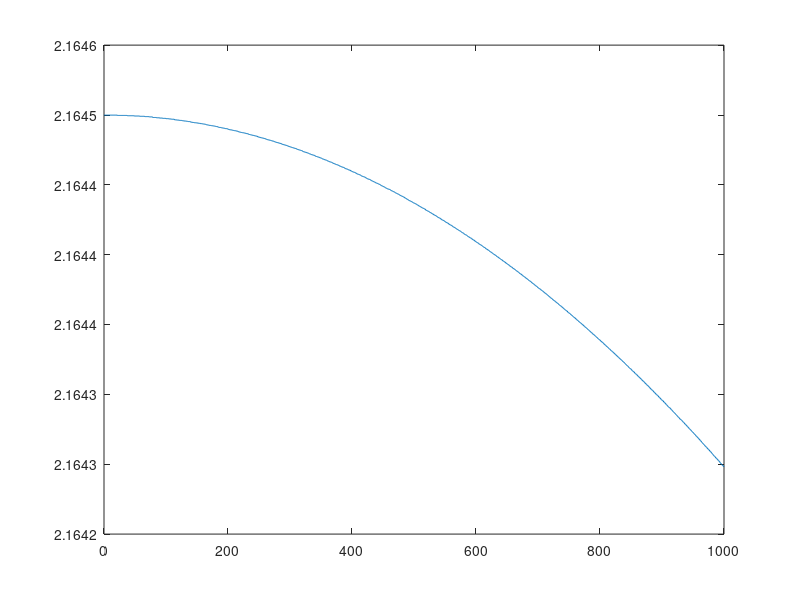

Write the MATLAB code that produced this figure. (Note: this script raises an error after producing the figure.)
% clc;
% close all;
tau_0=0;
computingInstant=1;
paths=4;
% BETA=rand(1,paths);
% TAUJ=(rand(1,paths)*2-1);
rxsignal=[];
BETA=[0.2691 0.4228 0.5479 0.9247];
TAUJ=[0.0042 0.0098 0.0030 0.0070];
z=1;
t1=1;

df = 1/1000;
freqRange = 0:df:1;
transferFunction=zeros(length(freqRange), 1);

i = 1;
for f=freqRange
    temp1=0;
    for p=1:1:paths
        temp1=temp1+BETA(p)*exp(-1i*2*pi*f*tau_0)*exp(-1i*2*pi*f*TAUJ(p)*computingInstant);
    end
    transferFunction(i) = temp1;
    i = i + 1;
end

figure;
plot(freqRange*1000,abs(transferFunction));
title(sprintf('Time Varying Transfer Function at the time instan t=%dus', t0))








%% backup

clc
clear all
close all

Tau0 =0;
f=1;
nop =4;
% BETA = rand(1,nop);
Tauj = [0.62 1.84 0.86 0.37];
BETA = [0.23 0.17 0.23 0.44];
rxsignal =[];
tvtf = [];
t = 0:(1/100):99.99;
txsignal = cos(2*pi*f*t);
z=1;
for t =0:(1/100):99.99
    temp =0;
    temp1 =0;
    for p=1:1:nop
        temp = temp+BETA(p)*exp(2*pi*f*t)*exp(-1i*2*pi*f*Tau0)*exp(-1i*2*pi*f*Tauj(p)*t);
        temp1 = temp1+BETA(p)*exp(-1i*2*pi*f*Tau0)*exp(-1i*2*pi*f*Tauj(p)*t);
    end
    rxsignal = [rxsignal temp];
    tvtf = [tvtf temp1];
  
end

figure(1)
subplot(2,2,1)
plot(txsignal)
axis([1 1000 -2 2]);
title('Transmitted signal');

subplot(2,2,2)
fre = (0:1:length(rxsignal)-1)/100;
plot(real(rxsignal),'r')
axis([1 1000 -2 2]);
title('Real part of received signal');

subplot(2,2,3)
plot(fre, abs(fft(txsignal)));
axis([0 2 0 1000]);
title('Spectrum of transfer signal');

subplot(2,2,4)
plot(fre, abs(fft(real(rxsignal))));
title('real part of corresponding spectrum of transmitted signal');

figure(2)
subplot(2,1,1)
plot(abs(tvtf));
axis([0 1000 0 2]);
title('Time varying transfer function value magnitude');

subplot(2,1,2)
plot(phase(tvtf));
axis([0 1000 -25 0]);
title('Time varying transfer function value phase');

%% raghav (fast fading mayebe)
clc;
clear all;
close all;

t=0:2:100;
fo = 1;
%J=No of Paths
J=4;
B = [0.23 0.17 0.23 0.44];
T = [0.62 1.84 0.86 0.37];

D=T.*(-fo);
fspread = D + fo;

transmitted = cos(2*pi*fo*t);
y=zeros(1,length(t));
H = zeros(1,length(t));
for k=1:length(t)
    for j=1:J
        y(k)=y(k)+B(j)*exp(1i*2*pi*fspread(j)*t(k))*exp(-1i*2*pi*fo);
        H(k)=H(k)+B(j)*exp(1i*2*pi*D(j)*t(k))*exp(-1i*2*pi*fo)*exp(i*2*pi*fo*t(k));
    end
end

figure(1);
subplot(2,2,1);
plot(transmitted);
title('transmitted signal');
xlabel('time');
ylabel('Amplitude');

subplot(2,2,3);
plot(abs(fft(transmitted)));
title('Spectrum transmitted signal');
xlabel('frequency');
ylabel('Amplitude');

subplot(2,2,2);
plot(t,real(y));
title('received signal');
xlabel('time');
ylabel('Amplitude');

subplot(2,2,4);
plot(abs(fft(y)));
title('Spectrum of received signal');
xlabel('time');
ylabel('Amplitude');

figure(2);
subplot(2,1,1);
plot(abs(H));
title('Magnitude of Fast-Fading Transfer function time varying Doppler Spread signal');
xlabel('time');
ylabel('Amplitude');

subplot(2,1,2);
plot(-phase(H));
title('Phase of Fast-Fading Transfer function time varying Doppler Spread signal');
xlabel('time');
ylabel('Angle');